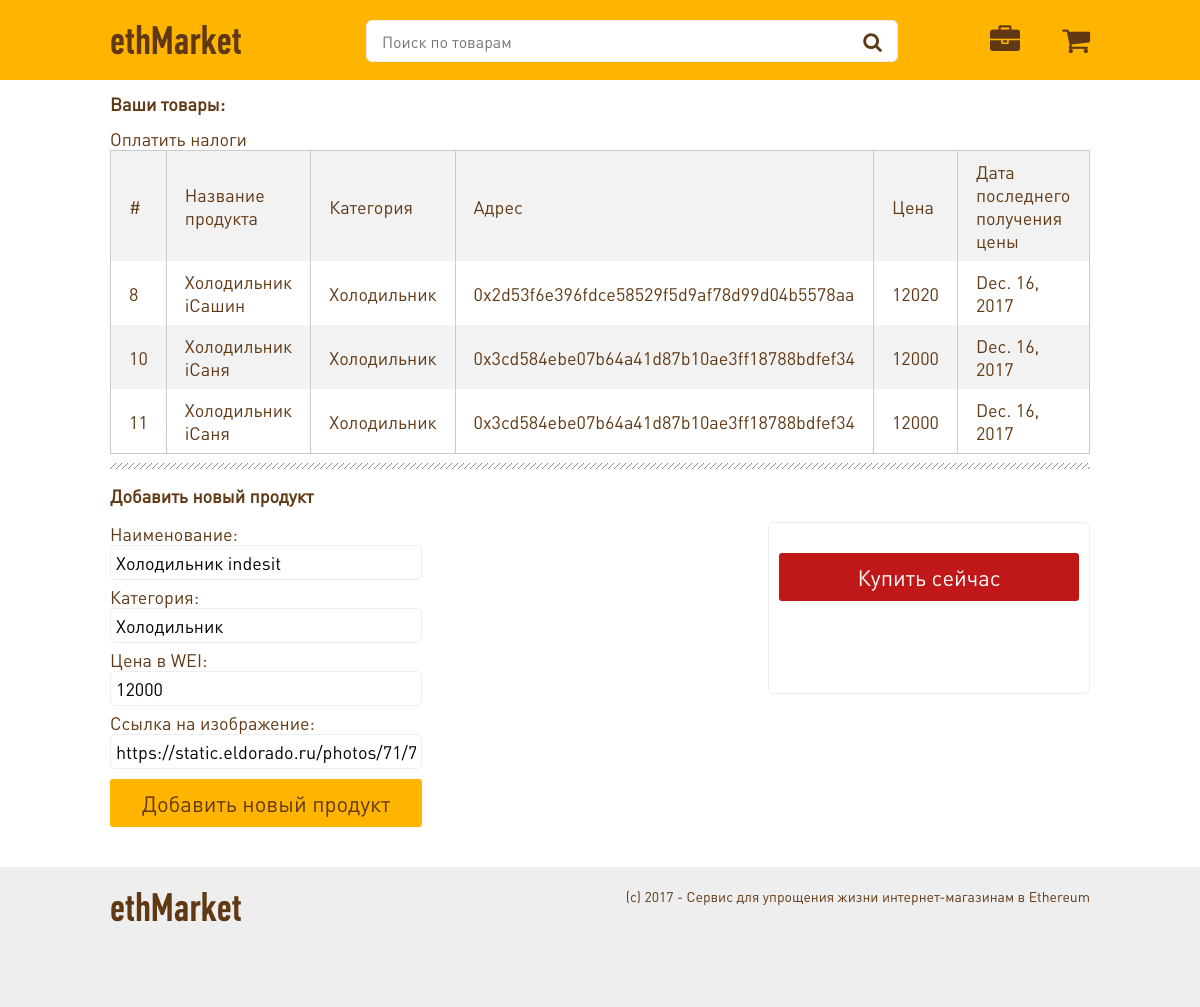
/merchant/0x9b41607ca86bb47357941db8a5685ac16862a7f5, run on the app's committed database.
### main/models.py (models this page shows, shortened)
class Products(models.Model):
    address = models.CharField(max_length=255)
    name = models.CharField(max_length=255)
    image = models.CharField(max_length=255)
    category = models.ForeignKey(Categories, on_delete=models.CASCADE)
    owner = models.ForeignKey(EthUsers, on_delete=models.CASCADE)
    price = models.IntegerField()
    last_price_date = models.DateField()

class Categories(models.Model):
    name = models.CharField(max_length=42)

### main/views.py (the view)
# urls.py: url(r'^merchant/(?P<user_address>\w+)$', views.merchantHistory),
def merchantHistory(request, user_address):
    user, created = EthUsers.objects.get_or_create(address=user_address)
    products = Products.objects.filter(owner=user)
    context = {
        'user':user,
        'products':products
    }
    return render(request, 'merchant_history.html', context)

### main/templates/merchant_history.html (shortened to what this page needs)
{% extends 'base.html' %}
{% block content %}
<div class="table">
    <div class="wrapper">
        <h1>Ваши товары:</h1>
        <div  class="payNalog">Оплатить налоги</div>
        {% if products %}
        <table>
            <tr>
                <td>#</td>
                <td>Название продукта</td>
                <td>Категория</td>
                <td>Адрес</td>
                <td>Цена</td>
                <td>Дата последнего получения цены</td>
            </tr>
            {% for product in products %}
            <tr>
                <td scope="row">{{product.id}}</td>
                <td>{{product.name}}</td>
                <td>{{product.category.name}}</td>
                <td>{{product.address}}</td>
                <td>{{product.price}}</td>
                <td>{{product.last_price_date}}</td>
            </tr>
            {% endfor %}
        </table>
        {% else %}
            <p style="text-align:center">У вас еще нет товаров :(</p>
        {% endif %}
        <hr>
        <h2>Добавить новый продукт</h2>
        <div class="flex">
            <div class="inputs">
                <div class="title">Наименование:</div>
                <input type="text" name="name" value="Холодильник indesit" required/>
                <div class="title">Категория:</div>
                <input type="text" name="category" value="Холодильник" required/>
                <div class="title">Цена в WEI:</div>
                <input type="text" name="price" value="12000" required/>
                <div class="title">Ссылка на изображение:</div>
                <input type="text" name="image" value="https://static.eldorado.ru/photos/71/713/459/65/new_71345965_l_1499474224.jpeg/resize/500x375/" required/>
                <a href="#" class="btn new_product">Добавить новый продукт</a>
            </div>
            <div class="preview">
                <div class="product">
                  <a href="#" class="product__button">Купить сейчас</a>
                </div>
            </div>
        </div>
    </div>
</div>
{% endblock %}

### static/css/style.css (style rules this page uses)
* { font-family: 'DINPro-Regular'; font-size:18px; }
body, html { margin: 0; padding: 0; height: 100%; position: relative; word-wrap: break-word; color:#603814; }
a { text-decoration:none; color:#603814; }
.wrapper { max-width:980px; margin:0 auto; position: relative; }
.product { width:300px; display:block; border:1px solid #eee; min-height:150px; padding:10px; border-radius:5px; }
.product .product__button { display:block; padding:10px; font-size:22px; background:#c01818; color:#fff; text-align:center; border-radius:3px; }
table { border-collapse: collapse; border-spacing: 0; empty-cells: show; border: 1px solid #cbcbcb; }
table td, table th { border-left: 1px solid #cbcbcb; border-width: 0 0 0 1px; font-size: inherit; margin: 0; overflow: visible; padding: 0.5em 1em; }
table td:first-child, table th:first-child { border-left-width: 0; }
table tr:nth-child(even) { background-color: transparent; }
table tr:nth-child(odd) { background-color: #f2f2f2; }
hr { height: 6px; background: url(/static/hr.png) repeat-x 0 0; border: 0; }
.table { padding-bottom:40px; }
.table table { width:100%; }
.table input { display:block; width:300px; margin-bottom:5px; padding:5px; border:1px solid #eee; border-radius:5px; }
.table .title { display:block; }
.table .flex { display:flex; justify-content: space-between; }
.table .new_product { display:block; padding:10px; font-size:22px; background:#ffb500; color:#603814; text-align:center; border-radius:3px; margin-top:10px; }

### data on the page
Products: id "8", name "Холодильник iСашин", category.name "Холодильник", address "0x2d53f6e396fdce58529f5d9af78d99d04b5578aa", price "12020", last_price_date "Dec. 16, 2017"
Products: id "10", name "Холодильник iСаня", category.name "Холодильник", address "0x3cd584ebe07b64a41d87b10ae3ff18788bdfef34", price "12000", last_price_date "Dec. 16, 2017"
Products: id "11", name "Холодильник iСаня", category.name "Холодильник", address "0x3cd584ebe07b64a41d87b10ae3ff18788bdfef34", price "12000", last_price_date "Dec. 16, 2017"
